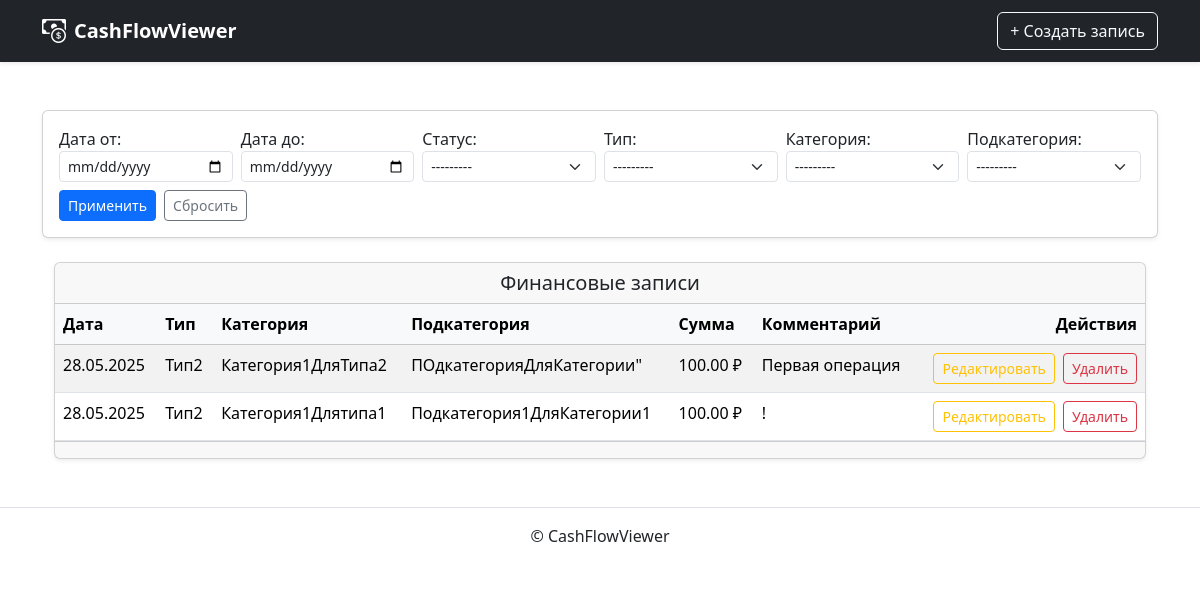
The page /cash/ on the database its author committed.
### cashflow/models.py (models this page shows, shortened)
class CashFlowRecord(models.Model):
    date = models.DateField(default=timezone.now, verbose_name='Дата')
    status = models.ForeignKey(Status, on_delete=models.PROTECT, verbose_name='Статус')
    type = models.ForeignKey(Type, on_delete=models.PROTECT, verbose_name='Тип')
    category = models.ForeignKey(Category, on_delete=models.PROTECT, verbose_name='Категория')
    subcategory = models.ForeignKey(Subcategory, on_delete=models.PROTECT, verbose_name='Подкатегория')
    amount = models.DecimalField(max_digits=12, decimal_places=2, verbose_name='Сумма')
    currency = models.CharField(
        max_length=3,
        choices=[('RUB', '₽'), ('USD', '$'), ('EUR', '€')],
        default='RUB', verbose_name='Валюта'
    )
    comment = models.TextField(blank=True, verbose_name='Комментарий')
    class Meta:
        verbose_name = 'Статус'
        verbose_name_plural = 'Статусы'

class Type(models.Model):
    name = models.CharField(max_length=100)
    class Meta:
        verbose_name = 'Тип'
        verbose_name_plural = 'Типы'
    def __str__(self) -> str:
        return self.name

class Category(models.Model):
    name = models.CharField(max_length=100)
    type = models.ForeignKey(
        Type, on_delete=models.CASCADE, related_name='categories'
    )
    class Meta:
        verbose_name = 'Категория'
        verbose_name_plural = 'Категории'
    def __str__(self) -> str:
        return self.name

class Subcategory(models.Model):
    name = models.CharField(max_length=100)
    category = models.ForeignKey(
        Category, on_delete=models.CASCADE, related_name='subcategories'
    )
    class Meta:
        verbose_name = 'Подкатегория'
        verbose_name_plural = 'Подкатегории'
    def __str__(self) -> str:
        return self.name

### cashflow/views.py (the view)
# urls.py: path('', RecordListView.as_view(), name='list'),
class RecordListView(FilterView):
    model = CashFlowRecord
    template_name = 'cashflow/record/list.html'
    paginate_by = 10
    filterset_class = CashFlowRecordFilter

### cashflow/models.py (called while the page is built)
    def __str__(self) -> str:
        return self.name

### templates/cashflow/record/list.html (shortened to what this page needs)
{% extends "base.html" %}
{% load widget_tweaks %}
{% block content %}
<form method="get" class="mb-3">
  <div class="card shadow-sm">
    <div class="card-body py-3">
      <div class="row g-2 align-items-end">
        <div class="col-md-2">
          {{ filter.form.date_from.label_tag }}
          {{ filter.form.date_from|add_class:"form-control form-control-sm" }}
        </div>
        <div class="col-md-2">
          {{ filter.form.date_to.label_tag }}
          {{ filter.form.date_to|add_class:"form-control form-control-sm" }}
        </div>
        <div class="col-md-2">
          {{ filter.form.status.label_tag }}
          {{ filter.form.status|add_class:"form-select form-select-sm" }}
        </div>
        <div class="col-md-2">
          {{ filter.form.type.label_tag }}
          {{ filter.form.type|add_class:"form-select form-select-sm" }}
        </div>
        <div class="col-md-2">
          {{ filter.form.category.label_tag }}
          {{ filter.form.category|add_class:"form-select form-select-sm" }}
        </div>
        <div class="col-md-2">
          {{ filter.form.subcategory.label_tag }}
          {{ filter.form.subcategory|add_class:"form-select form-select-sm" }}
        </div>
        <div class="col-md-2 d-flex gap-2">
          <button type="submit" class="btn btn-sm btn-primary w-100">Применить</button>
          <a href="{% url 'cashflow:list' %}" class="btn btn-sm btn-outline-secondary w-100">Сбросить</a>
        </div>
      </div>
    </div>
  </div>
</form>
<div class="container mt-4">
  <div class="card shadow-sm">
    <div class="card-header text-center">
      <h5 class="mb-0">Финансовые записи</h5>
    </div>
    <div class="card-body p-0">
      <div class="table-responsive">
        <table class="table table-hover table-striped mb-0">
          <thead class="table-light">
            <tr>
              <th>Дата</th>
              <th>Тип</th>
              <th>Категория</th>
              <th>Подкатегория</th>
              <th>Сумма</th>
              <th>Комментарий</th>
              <th class="text-end">Действия</th>
            </tr>
          </thead>
          <tbody>
            {% for record in page_obj %}
            <tr>
              <td>{{ record.date|date:"d.m.Y" }}</td>
              <td>{{ record.type.name }}</td>
              <td>{{ record.category.name }}</td>
              <td>{{ record.subcategory.name }}</td>
              <td>{{ record.amount }} {{ record.get_currency_display }}</td>
              <td>{{ record.comment|truncatewords:10 }}</td>
              <td class="text-end">
                <a href="{% url 'cashflow:update' record.pk %}" class="btn btn-sm btn-outline-warning me-1">
                  Редактировать
                </a>
                <a href="{% url 'cashflow:delete' record.pk %}" class="btn btn-sm btn-outline-danger">
                  Удалить
                </a>
              </td>
            </tr>
            {% empty %}
            <tr>
              <td colspan="7" class="text-center text-muted py-4">
                Записей пока нет.
              </td>
            </tr>
            {% endfor %}
          </tbody>
        </table>
      </div>
    </div>
    <div class="card-footer">
    </div>
  </div>
</div>
{% endblock %}

### rows shown on the page
CashFlowRecord: date "28.05.2025", type.name "Тип2", category.name "Категория1ДляТипа2", subcategory.name "ПОдкатегорияДляКатегории\"", amount "100.00", currency "₽", comment "Первая операция"
CashFlowRecord: date "28.05.2025", type.name "Тип2", category.name "Категория1Длятипа1", subcategory.name "Подкатегория1ДляКатегории1", amount "100.00", currency "₽", comment "!"

### other values the page prints
{{ filter.form.date_from.label_tag }} "Дата от:"
{{ filter.form.date_to.label_tag }} "Дата до:"
{{ filter.form.status.label_tag }} "Статус:"
{{ filter.form.type.label_tag }} "Тип:"
{{ filter.form.category.label_tag }} "Категория:"
{{ filter.form.subcategory.label_tag }} "Подкатегория:"
